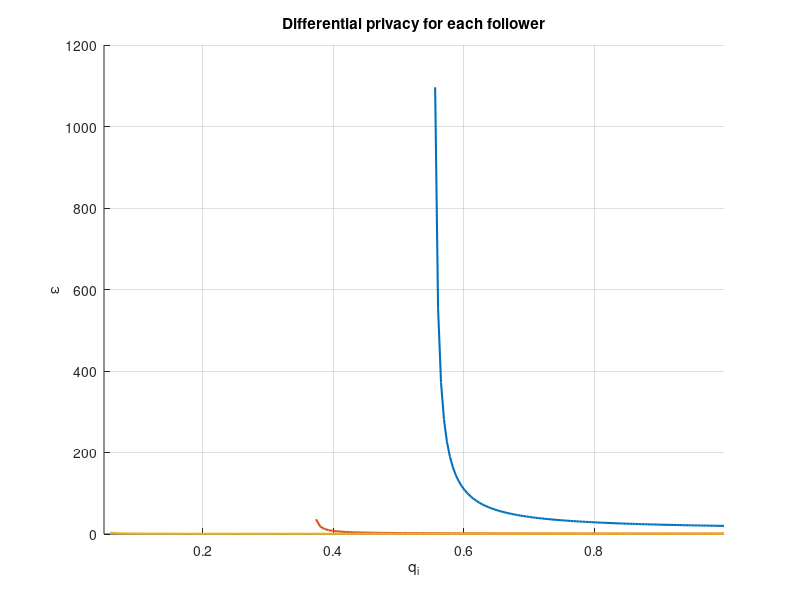

Write MATLAB code to recreate this figure.

% epsilon = zeros(n,1);
% for k = 1:n
%     epsilon(k,1) = q(k,1) / (c(k,1)*(q(k,1) - abs(1 - r(k,1))));
% end
% 
% figure;
% h4 = stem(epsilon);
% title("Differential privacy for each follower")


c_i = sort(0.1 + 2*rand(3,1));
zeta_1 = 0.9985;
r_i = sort(0.1 + zeta_1*rand(3,1));

nn = 100;
epsilon = zeros(3,nn);

figure;
hold on;

for i = 1:3
    q_i = linspace(abs(1 - r_i(i)), zeta_1, nn);
    for k = 1:nn
        epsilon(i,k) = q_i(k) / (c_i(i) * (q_i(k) - abs(1 - r_i(i))));
    end
    plot(q_i, epsilon(i,:), 'LineWidth', 1.5);
end

xlabel('q_i');
ylabel('\epsilon');
title('Differential privacy for each follower');
grid on;
hold off;
x_lim = min(abs(1-r_i));
xlim([x_lim,zeta_1]);
